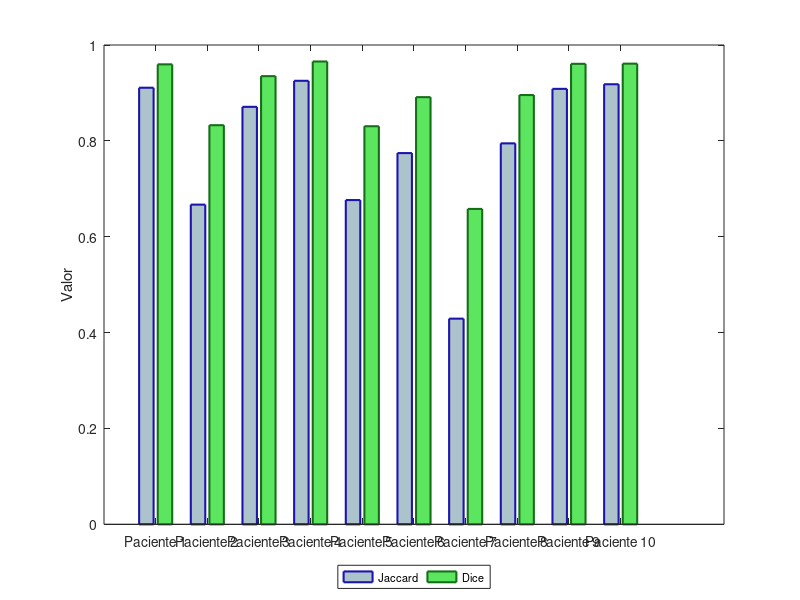

Reproduce this figure in MATLAB.
y = [0.91086 0.95964; 0.6670 0.8327; 0.8710 0.9350; 0.9253 0.9656; 0.6765 0.8305; 0.7745 0.8912; 0.4291 0.6580;  0.7948 0.8956; 0.9085 0.9607;...
    0.9181 0.9611];
fig=figure();
a=bar(y)
set(a(1),'FaceColor',[0.678, 0.764, 0.8],'EdgeColor',[0.109, 0.082, 0.674],'LineWidth',1.5);
set(a(2),'FaceColor',[0.360, 0.901, 0.376],'EdgeColor',[0.090, 0.431, 0.098],'LineWidth',1.5);
XTickLabel={'Paciente 1' ; 'Paciente 2'; 'Paciente 3'; 'Paciente 4'; 'Paciente 5'; 'Paciente 6';...
 'Paciente 7'; 'Paciente 8'; 'Paciente 9'; 'Paciente 10'};
XTick=[1 2 3 4 5 6 7 8 9 10]
set(gca, 'XTick',XTick);
set(gca, 'XTickLabel', XTickLabel);
set(gca, 'XTickLabelRotation', 45);
legend({'Jaccard','Dice'},'FontSize',8,'Location','SouthOutside','Orientation','horizontal')
ylabel('Valor')